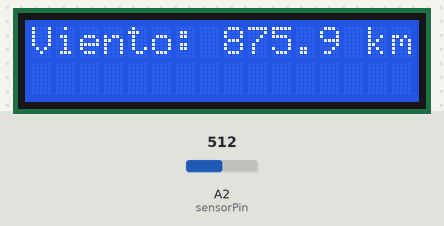
A sketch run on a simulated Arduino Uno, built with avr-gcc and run on an emulated ATmega328P. Parts: 16×2 character LCD. The test bench sets the inputs (shaded band); at power-on: A2 (sensorPin) = 512.

Above: at 1.2 s.
1.3 s: A2 (sensorPin) set to 7
At 2.4 s:
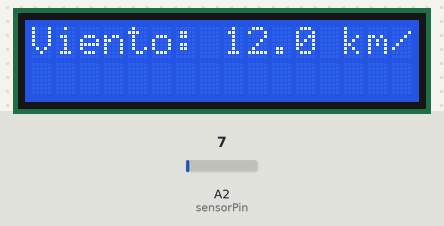
3.1 s: A2 (sensorPin) set to 4
At 4.2 s:
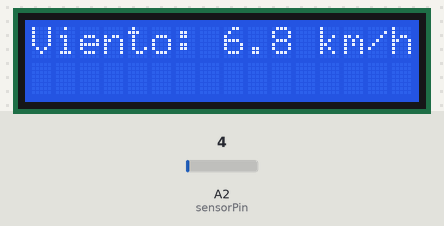
4.6 s: A2 (sensorPin) set to 0
At 6.0 s:
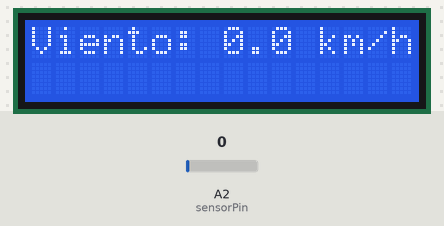
Timing chart, 0 to 7.6 s (numbered marks = the images above; inputs shaded):
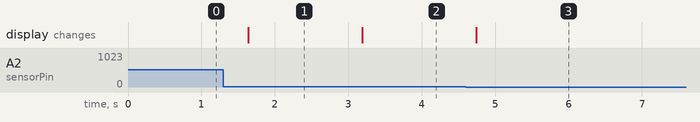

The sketch:

AnemometroConPromedio.ino
```cpp
#include <Wire.h>
#include <LiquidCrystal_I2C.h>

LiquidCrystal_I2C lcd(0x27, 16, 2); // LCD I2C 16x2

const int sensorPin = A2;
float voltaje = 0;
float velocidadViento = 0;

const float FACTOR_CALIBRADO = 350.0; // Ajustá según tu sensor

// Variables para promedio
unsigned long tiempoInicio = 0;
unsigned long intervaloPromedio = 300000; // 5 minutos en milisegundos
float sumaVelocidades = 0;
int cantidadLecturas = 0;
float velocidadPromedio = 0;

void setup() {
  lcd.init();
  lcd.backlight();
  Serial.begin(9600);
  tiempoInicio = millis(); // Marca el inicio del conteo
}

void loop() {
  int lectura = analogRead(sensorPin);
  voltaje = lectura * (5.0 / 1023.0);
  velocidadViento = voltaje * FACTOR_CALIBRADO;

  // Acumular para promedio
  sumaVelocidades += velocidadViento;
  cantidadLecturas++;

  // Mostrar velocidad actual
  lcd.setCursor(0, 0);
  lcd.print("Viento: ");
  lcd.print(velocidadViento, 1);
  lcd.print(" km/h ");

  // Verificar si pasaron 5 minutos
  if (millis() - tiempoInicio >= intervaloPromedio) {
    velocidadPromedio = sumaVelocidades / cantidadLecturas;

    // Mostrar promedio
    lcd.setCursor(0, 1);
    lcd.print("Prom: ");
    lcd.print(velocidadPromedio, 1);
    lcd.print(" km/h ");

    // Reiniciar variables
    tiempoInicio = millis();
    sumaVelocidades = 0;
    cantidadLecturas = 0;
  }

  delay(500);
}
```

Measured:
- after the input at 1.3 s, the display: changes after 0.34 s (image 1)
- after the input at 3.1 s, the display: changes after 0.09 s (image 2)
- after the input at 4.6 s, the display: changes after 0.14 s (image 3)
